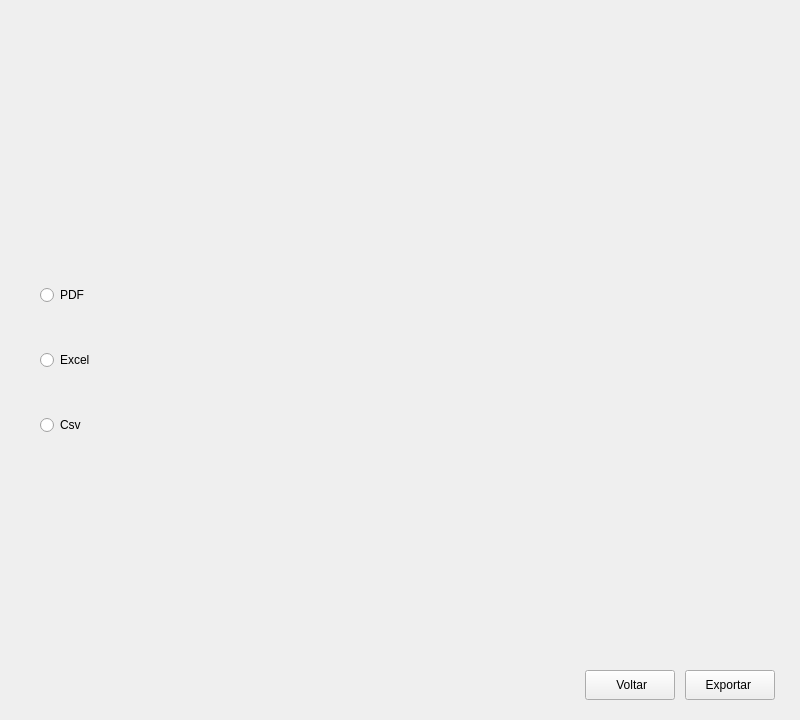
<?xml version="1.0" encoding="UTF-8"?>
<ui version="4.0">
 <class>FrameExportar</class>
 <widget class="QFrame" name="FrameExportar">
  <property name="geometry">
   <rect>
    <x>0</x>
    <y>0</y>
    <width>800</width>
    <height>720</height>
   </rect>
  </property>
  <property name="windowTitle">
   <string>Frame</string>
  </property>
  <widget class="QWidget" name="layoutWidget">
   <property name="geometry">
    <rect>
     <x>40</x>
     <y>246</y>
     <width>231</width>
     <height>231</height>
    </rect>
   </property>
   <layout class="QVBoxLayout" name="verticalLayout">
    <item>
     <widget class="QRadioButton" name="radioButtonPDF">
      <property name="cursor">
       <cursorShape>PointingHandCursor</cursorShape>
      </property>
      <property name="text">
       <string>PDF</string>
      </property>
     </widget>
    </item>
    <item>
     <widget class="QRadioButton" name="radioButtonExcel">
      <property name="cursor">
       <cursorShape>PointingHandCursor</cursorShape>
      </property>
      <property name="text">
       <string>Excel</string>
      </property>
     </widget>
    </item>
    <item>
     <widget class="QRadioButton" name="radioButtonCsv">
      <property name="cursor">
       <cursorShape>PointingHandCursor</cursorShape>
      </property>
      <property name="text">
       <string>Csv</string>
      </property>
     </widget>
    </item>
   </layout>
  </widget>
  <widget class="QLabel" name="img">
   <property name="geometry">
    <rect>
     <x>230</x>
     <y>192</y>
     <width>545</width>
     <height>336</height>
    </rect>
   </property>
   <property name="text">
    <string/>
   </property>
   <property name="pixmap">
    <pixmap resource="ArquivoDeRecursos.qrc">:/imgExportar/imgs/descritiva/relatorio.png</pixmap>
   </property>
   <property name="scaledContents">
    <bool>true</bool>
   </property>
  </widget>
  <widget class="QPushButton" name="btnExportar">
   <property name="geometry">
    <rect>
     <x>685</x>
     <y>670</y>
     <width>90</width>
     <height>30</height>
    </rect>
   </property>
   <property name="cursor">
    <cursorShape>PointingHandCursor</cursorShape>
   </property>
   <property name="text">
    <string>Exportar </string>
   </property>
  </widget>
  <widget class="QPushButton" name="btnVoltar">
   <property name="geometry">
    <rect>
     <x>585</x>
     <y>670</y>
     <width>90</width>
     <height>30</height>
    </rect>
   </property>
   <property name="cursor">
    <cursorShape>PointingHandCursor</cursorShape>
   </property>
   <property name="text">
    <string> Voltar</string>
   </property>
  </widget>
 </widget>
 <resources>
  <include location="ArquivoDeRecursos.qrc"/>
 </resources>
 <connections/>
</ui>
